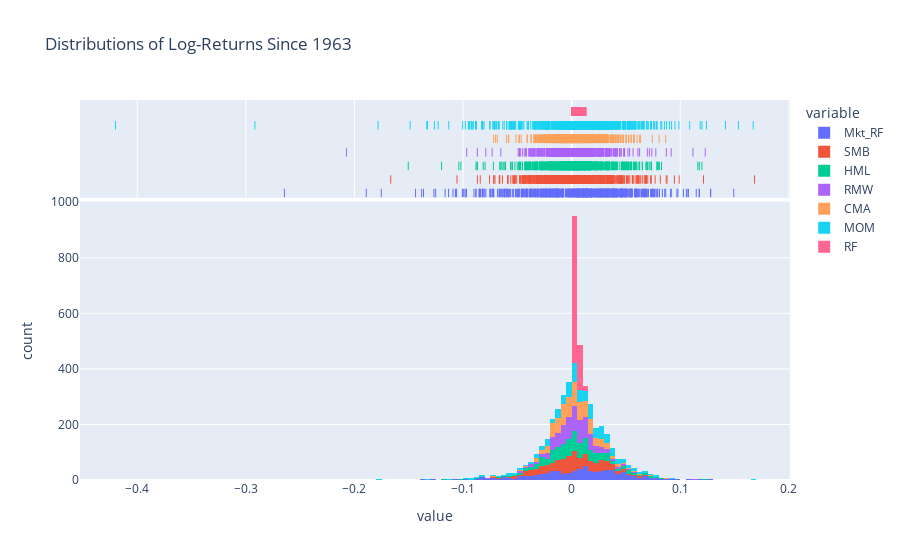

This figure's notebook cell:
### Code cell
# Histogram of Each Factor Log Returns
# np.log1p(data).hist(figsize=(15, 10), bins=50)
# plt.suptitle(f"Distributions of Log-Returns Since {since_y}", fontsize=20)
# plt.show()

px.histogram(np.log1p(data), title=f"Distributions of Log-Returns Since {since_y}", marginal="rug")

### Figure 1 — Plotly figure (JSON) as saved in the notebook; plotly's stock layout.template omitted (floating-point values rounded to 4 significant figures; data arrays with more than 128 entries replaced by an {"elided": "..."} marker saying what was removed)
{"data": [{"alignmentgroup": "True", "bingroup": "x", "hovertemplate": "variable=Mkt_RF<br>value=%{x}<br>count=%{y}<extra></extra>", "legendgroup": "Mkt_RF", "marker": {"color": "#636efa", "pattern": {"shape": ""}}, "name": "Mkt_RF", "offsetgroup": "Mkt_RF", "orientation": "v", "showlegend": true, "type": "histogram", "x": {"elided": "710 float values"}, "xaxis": "x", "yaxis": "y"}, {"alignmentgroup": "True", "boxpoints": "all", "fillcolor": "rgba(255,255,255,0)", "hoveron": "points", "hovertemplate": "variable=Mkt_RF<br>value=%{x}<extra></extra>", "jitter": 0, "legendgroup": "Mkt_RF", "line": {"color": "rgba(255,255,255,0)"}, "marker": {"color": "#636efa", "symbol": "line-ns-open"}, "name": "Mkt_RF", "offsetgroup": "Mkt_RF", "showlegend": false, "type": "box", "x": {"elided": "710 float values"}, "xaxis": "x2", "yaxis": "y2"}, {"alignmentgroup": "True", "bingroup": "x", "hovertemplate": "variable=SMB<br>value=%{x}<br>count=%{y}<extra></extra>", "legendgroup": "SMB", "marker": {"color": "#EF553B", "pattern": {"shape": ""}}, "name": "SMB", "offsetgroup": "SMB", "orientation": "v", "showlegend": true, "type": "histogram", "x": {"elided": "710 float values"}, "xaxis": "x", "yaxis": "y"}, {"alignmentgroup": "True", "boxpoints": "all", "fillcolor": "rgba(255,255,255,0)", "hoveron": "points", "hovertemplate": "variable=SMB<br>value=%{x}<extra></extra>", "jitter": 0, "legendgroup": "SMB", "line": {"color": "rgba(255,255,255,0)"}, "marker": {"color": "#EF553B", "symbol": "line-ns-open"}, "name": "SMB", "offsetgroup": "SMB", "showlegend": false, "type": "box", "x": {"elided": "710 float values"}, "xaxis": "x2", "yaxis": "y2"}, {"alignmentgroup": "True", "bingroup": "x", "hovertemplate": "variable=HML<br>value=%{x}<br>count=%{y}<extra></extra>", "legendgroup": "HML", "marker": {"color": "#00cc96", "pattern": {"shape": ""}}, "name": "HML", "offsetgroup": "HML", "orientation": "v", "showlegend": true, "type": "histogram", "x": {"elided": "710 float values"}, "xaxis": "x", "yaxis": "y"}, {"alignmentgroup": "True", "boxpoints": "all", "fillcolor": "rgba(255,255,255,0)", "hoveron": "points", "hovertemplate": "variable=HML<br>value=%{x}<extra></extra>", "jitter": 0, "legendgroup": "HML", "line": {"color": "rgba(255,255,255,0)"}, "marker": {"color": "#00cc96", "symbol": "line-ns-open"}, "name": "HML", "offsetgroup": "HML", "showlegend": false, "type": "box", "x": {"elided": "710 float values"}, "xaxis": "x2", "yaxis": "y2"}, {"alignmentgroup": "True", "bingroup": "x", "hovertemplate": "variable=RMW<br>value=%{x}<br>count=%{y}<extra></extra>", "legendgroup": "RMW", "marker": {"color": "#ab63fa", "pattern": {"shape": ""}}, "name": "RMW", "offsetgroup": "RMW", "orientation": "v", "showlegend": true, "type": "histogram", "x": {"elided": "710 float values"}, "xaxis": "x", "yaxis": "y"}, {"alignmentgroup": "True", "boxpoints": "all", "fillcolor": "rgba(255,255,255,0)", "hoveron": "points", "hovertemplate": "variable=RMW<br>value=%{x}<extra></extra>", "jitter": 0, "legendgroup": "RMW", "line": {"color": "rgba(255,255,255,0)"}, "marker": {"color": "#ab63fa", "symbol": "line-ns-open"}, "name": "RMW", "offsetgroup": "RMW", "showlegend": false, "type": "box", "x": {"elided": "710 float values"}, "xaxis": "x2", "yaxis": "y2"}, {"alignmentgroup": "True", "bingroup": "x", "hovertemplate": "variable=CMA<br>value=%{x}<br>count=%{y}<extra></extra>", "legendgroup": "CMA", "marker": {"color": "#FFA15A", "pattern": {"shape": ""}}, "name": "CMA", "offsetgroup": "CMA", "orientation": "v", "showlegend": true, "type": "histogram", "x": {"elided": "710 float values"}, "xaxis": "x", "yaxis": "y"}, {"alignmentgroup": "True", "boxpoints": "all", "fillcolor": "rgba(255,255,255,0)", "hoveron": "points", "hovertemplate": "variable=CMA<br>value=%{x}<extra></extra>", "jitter": 0, "legendgroup": "CMA", "line": {"color": "rgba(255,255,255,0)"}, "marker": {"color": "#FFA15A", "symbol": "line-ns-open"}, "name": "CMA", "offsetgroup": "CMA", "showlegend": false, "type": "box", "x": {"elided": "710 float values"}, "xaxis": "x2", "yaxis": "y2"}, {"alignmentgroup": "True", "bingroup": "x", "hovertemplate": "variable=MOM<br>value=%{x}<br>count=%{y}<extra></extra>", "legendgroup": "MOM", "marker": {"color": "#19d3f3", "pattern": {"shape": ""}}, "name": "MOM", "offsetgroup": "MOM", "orientation": "v", "showlegend": true, "type": "histogram", "x": {"elided": "710 float values"}, "xaxis": "x", "yaxis": "y"}, {"alignmentgroup": "True", "boxpoints": "all", "fillcolor": "rgba(255,255,255,0)", "hoveron": "points", "hovertemplate": "variable=MOM<br>value=%{x}<extra></extra>", "jitter": 0, "legendgroup": "MOM", "line": {"color": "rgba(255,255,255,0)"}, "marker": {"color": "#19d3f3", "symbol": "line-ns-open"}, "name": "MOM", "offsetgroup": "MOM", "showlegend": false, "type": "box", "x": {"elided": "710 float values"}, "xaxis": "x2", "yaxis": "y2"}, {"alignmentgroup": "True", "bingroup": "x", "hovertemplate": "variable=RF<br>value=%{x}<br>count=%{y}<extra></extra>", "legendgroup": "RF", "marker": {"color": "#FF6692", "pattern": {"shape": ""}}, "name": "RF", "offsetgroup": "RF", "orientation": "v", "showlegend": true, "type": "histogram", "x": {"elided": "710 float values"}, "xaxis": "x", "yaxis": "y"}, {"alignmentgroup": "True", "boxpoints": "all", "fillcolor": "rgba(255,255,255,0)", "hoveron": "points", "hovertemplate": "variable=RF<br>value=%{x}<extra></extra>", "jitter": 0, "legendgroup": "RF", "line": {"color": "rgba(255,255,255,0)"}, "marker": {"color": "#FF6692", "symbol": "line-ns-open"}, "name": "RF", "offsetgroup": "RF", "showlegend": false, "type": "box", "x": {"elided": "710 float values"}, "xaxis": "x2", "yaxis": "y2"}], "layout": {"barmode": "relative", "legend": {"title": {"text": "variable"}, "tracegroupgap": 0}, "title": {"text": "Distributions of Log-Returns Since 1963"}, "xaxis": {"anchor": "y", "domain": [0, 1], "title": {"text": "value"}}, "xaxis2": {"anchor": "y2", "domain": [0, 1], "matches": "x", "showgrid": true, "showticklabels": false}, "yaxis": {"anchor": "x", "domain": [0, 0.7326], "title": {"text": "count"}}, "yaxis2": {"anchor": "x2", "domain": [0.7426, 1], "matches": "y2", "showgrid": false, "showline": false, "showticklabels": false, "ticks": ""}}}
